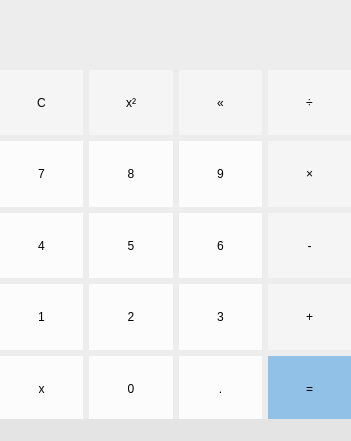
<?xml version="1.0" encoding="UTF-8"?>
<ui version="4.0">
 <class>MainWindow</class>
 <widget class="QMainWindow" name="MainWindow">
  <property name="geometry">
   <rect>
    <x>0</x>
    <y>0</y>
    <width>351</width>
    <height>441</height>
   </rect>
  </property>
  <property name="windowTitle">
   <string>MainWindow</string>
  </property>
  <property name="styleSheet">
   <string notr="true">QMainWindow{
	background-color: rgb(237,237,237);
}
</string>
  </property>
  <widget class="QWidget" name="centralwidget">
   <widget class="QWidget" name="gridLayoutWidget">
    <property name="geometry">
     <rect>
      <x>0</x>
      <y>70</y>
      <width>351</width>
      <height>351</height>
     </rect>
    </property>
    <property name="sizePolicy">
     <sizepolicy hsizetype="Minimum" vsizetype="Preferred">
      <horstretch>0</horstretch>
      <verstretch>0</verstretch>
     </sizepolicy>
    </property>
    <layout class="QGridLayout" name="gridLayout">
     <item row="2" column="1">
      <widget class="QPushButton" name="pushButton_4">
       <property name="sizePolicy">
        <sizepolicy hsizetype="Minimum" vsizetype="Preferred">
         <horstretch>0</horstretch>
         <verstretch>0</verstretch>
        </sizepolicy>
       </property>
       <property name="styleSheet">
        <string notr="true">QPushButton{
	background-color: rgb(252,252,252);
	width: 55px;
	height: 65px;
	font: 75 16pt &quot;MS Shell Dlg 2&quot;;
	border: none;
}
QPushButton:hover {
	background-color: rgb(219,219,219);
}
QPushButton:pressed{
	background-color: rgba(181, 178, 178, 0.8);
}</string>
       </property>
       <property name="text">
        <string>4</string>
       </property>
      </widget>
     </item>
     <item row="3" column="1">
      <widget class="QPushButton" name="pushButton_1">
       <property name="sizePolicy">
        <sizepolicy hsizetype="Minimum" vsizetype="Preferred">
         <horstretch>0</horstretch>
         <verstretch>0</verstretch>
        </sizepolicy>
       </property>
       <property name="styleSheet">
        <string notr="true">QPushButton{
	background-color: rgb(252,252,252);
	width: 55px;
	height: 65px;
	font: 75 16pt &quot;MS Shell Dlg 2&quot;;
	border: none;
}
QPushButton:hover {
	background-color: rgb(219,219,219);
}
QPushButton:pressed{
	background-color: rgba(181, 178, 178, 0.8);
}</string>
       </property>
       <property name="text">
        <string>1</string>
       </property>
      </widget>
     </item>
     <item row="0" column="2">
      <widget class="QPushButton" name="pushButton_16">
       <property name="sizePolicy">
        <sizepolicy hsizetype="Minimum" vsizetype="Preferred">
         <horstretch>0</horstretch>
         <verstretch>0</verstretch>
        </sizepolicy>
       </property>
       <property name="styleSheet">
        <string notr="true">QPushButton{
	background-color: rgb(245,245,245);
	width: 55px;
	height: 65px;
	font: 75 16pt &quot;MS Shell Dlg 2&quot;;
	border: none;
}
QPushButton:hover {
	background-color: rgb(219,219,219);
}
QPushButton:pressed{
	background-color: rgba(181, 178, 178, 0.8);
}</string>
       </property>
       <property name="text">
        <string>x²</string>
       </property>
      </widget>
     </item>
     <item row="1" column="2">
      <widget class="QPushButton" name="pushButton_8">
       <property name="sizePolicy">
        <sizepolicy hsizetype="Minimum" vsizetype="Preferred">
         <horstretch>0</horstretch>
         <verstretch>0</verstretch>
        </sizepolicy>
       </property>
       <property name="styleSheet">
        <string notr="true">QPushButton{
	background-color: rgb(252,252,252);
	width: 55px;
	height: 65px;
	font: 75 16pt &quot;MS Shell Dlg 2&quot;;
	border: none;
}
QPushButton:hover {
	background-color: rgb(219,219,219);
}
QPushButton:pressed{
	background-color: rgba(181, 178, 178, 0.8);
}</string>
       </property>
       <property name="text">
        <string>8</string>
       </property>
      </widget>
     </item>
     <item row="3" column="4">
      <widget class="QPushButton" name="pushButton_17">
       <property name="sizePolicy">
        <sizepolicy hsizetype="Minimum" vsizetype="Preferred">
         <horstretch>0</horstretch>
         <verstretch>0</verstretch>
        </sizepolicy>
       </property>
       <property name="styleSheet">
        <string notr="true">QPushButton{
	background-color: rgb(245,245,245);
	width: 55px;
	height: 65px;
	font: 75 16pt &quot;MS Shell Dlg 2&quot;;
	border: none;
}
QPushButton:hover {
	background-color: rgb(219,219,219);
}
QPushButton:pressed{
	background-color: rgba(181, 178, 178, 0.8);
}</string>
       </property>
       <property name="text">
        <string>+</string>
       </property>
      </widget>
     </item>
     <item row="1" column="3">
      <widget class="QPushButton" name="pushButton_9">
       <property name="sizePolicy">
        <sizepolicy hsizetype="Minimum" vsizetype="Preferred">
         <horstretch>0</horstretch>
         <verstretch>0</verstretch>
        </sizepolicy>
       </property>
       <property name="styleSheet">
        <string notr="true">QPushButton{
	background-color: rgb(252,252,252);
	width: 55px;
	height: 65px;
	font: 75 16pt &quot;MS Shell Dlg 2&quot;;
	border: none;
}
QPushButton:hover {
	background-color: rgb(219,219,219);
}
QPushButton:pressed{
	background-color: rgba(181, 178, 178, 0.8);
}</string>
       </property>
       <property name="text">
        <string>9</string>
       </property>
      </widget>
     </item>
     <item row="0" column="4">
      <widget class="QPushButton" name="pushButton_14">
       <property name="sizePolicy">
        <sizepolicy hsizetype="Minimum" vsizetype="Preferred">
         <horstretch>0</horstretch>
         <verstretch>0</verstretch>
        </sizepolicy>
       </property>
       <property name="styleSheet">
        <string notr="true">QPushButton{
	background-color: rgb(245,245,245);
	width: 55px;
	height: 65px;
	font: 75 16pt &quot;MS Shell Dlg 2&quot;;
	border: none;
}
QPushButton:hover {
	background-color: rgb(219,219,219);
}
QPushButton:pressed{
	background-color: rgba(181, 178, 178, 0.8);
}</string>
       </property>
       <property name="text">
        <string>÷</string>
       </property>
      </widget>
     </item>
     <item row="4" column="4">
      <widget class="QPushButton" name="pushButton_11">
       <property name="sizePolicy">
        <sizepolicy hsizetype="Minimum" vsizetype="Preferred">
         <horstretch>0</horstretch>
         <verstretch>0</verstretch>
        </sizepolicy>
       </property>
       <property name="styleSheet">
        <string notr="true">QPushButton{
	background-color: rgba(145,193,231, 1);
	width: 55px;
	height: 65px;
	font: 75 16pt &quot;MS Shell Dlg 2&quot;;
	border: none;
}
QPushButton:hover {
	background-color: rgb(71,155,221);
}
QPushButton:pressed{
	background-color: rgb(0,120,215);
}</string>
       </property>
       <property name="text">
        <string>=</string>
       </property>
      </widget>
     </item>
     <item row="2" column="4">
      <widget class="QPushButton" name="pushButton_10">
       <property name="sizePolicy">
        <sizepolicy hsizetype="Minimum" vsizetype="Preferred">
         <horstretch>0</horstretch>
         <verstretch>0</verstretch>
        </sizepolicy>
       </property>
       <property name="styleSheet">
        <string notr="true">QPushButton{
	background-color: rgb(245,245,245);
	width: 55px;
	height: 65px;
	font: 75 16pt &quot;MS Shell Dlg 2&quot;;
	border: none;
}
QPushButton:hover {
	background-color: rgb(219,219,219);
}
QPushButton:pressed{
	background-color: rgba(181, 178, 178, 0.8);
}</string>
       </property>
       <property name="text">
        <string>-</string>
       </property>
      </widget>
     </item>
     <item row="3" column="2">
      <widget class="QPushButton" name="pushButton_2">
       <property name="sizePolicy">
        <sizepolicy hsizetype="Minimum" vsizetype="Preferred">
         <horstretch>0</horstretch>
         <verstretch>0</verstretch>
        </sizepolicy>
       </property>
       <property name="styleSheet">
        <string notr="true">QPushButton{
	background-color: rgb(252,252,252);
	width: 55px;
	height: 65px;
	font: 75 16pt &quot;MS Shell Dlg 2&quot;;
	border: none;
}
QPushButton:hover {
	background-color: rgb(219,219,219);
}
QPushButton:pressed{
	background-color: rgba(181, 178, 178, 0.8);
}</string>
       </property>
       <property name="text">
        <string>2</string>
       </property>
      </widget>
     </item>
     <item row="1" column="1">
      <widget class="QPushButton" name="pushButton_7">
       <property name="sizePolicy">
        <sizepolicy hsizetype="Minimum" vsizetype="Preferred">
         <horstretch>0</horstretch>
         <verstretch>0</verstretch>
        </sizepolicy>
       </property>
       <property name="styleSheet">
        <string notr="true">QPushButton{
	background-color: rgb(252,252,252);
	width: 55px;
	height: 65px;
	font: 75 16pt &quot;MS Shell Dlg 2&quot;;
	border: none;
}
QPushButton:hover {
	background-color: rgb(219,219,219);
}
QPushButton:pressed{
	background-color: rgba(181, 178, 178, 0.8);
}</string>
       </property>
       <property name="text">
        <string>7</string>
       </property>
      </widget>
     </item>
     <item row="4" column="1">
      <widget class="QPushButton" name="pushButton_18">
       <property name="sizePolicy">
        <sizepolicy hsizetype="Minimum" vsizetype="Preferred">
         <horstretch>0</horstretch>
         <verstretch>0</verstretch>
        </sizepolicy>
       </property>
       <property name="styleSheet">
        <string notr="true">QPushButton{
	background-color: rgb(252,252,252);
	width: 55px;
	height: 65px;
	font: 75 16pt &quot;MS Shell Dlg 2&quot;;
	border: none;
}
QPushButton:hover {
	background-color: rgb(219,219,219);
}
QPushButton:pressed{
	background-color: rgba(181, 178, 178, 0.8);
}</string>
       </property>
       <property name="text">
        <string>x</string>
       </property>
      </widget>
     </item>
     <item row="0" column="3">
      <widget class="QPushButton" name="pushButton_13">
       <property name="sizePolicy">
        <sizepolicy hsizetype="Minimum" vsizetype="Preferred">
         <horstretch>0</horstretch>
         <verstretch>0</verstretch>
        </sizepolicy>
       </property>
       <property name="styleSheet">
        <string notr="true">QPushButton{
	background-color: rgb(245,245,245);
	width: 55px;
	height: 65px;
	font: 75 16pt &quot;MS Shell Dlg 2&quot;;
	border: none;
}
QPushButton:hover {
	background-color: rgb(219,219,219);
}
QPushButton:pressed{
	background-color: rgba(181, 178, 178, 0.8);
}</string>
       </property>
       <property name="text">
        <string>«</string>
       </property>
      </widget>
     </item>
     <item row="3" column="3">
      <widget class="QPushButton" name="pushButton_3">
       <property name="sizePolicy">
        <sizepolicy hsizetype="Minimum" vsizetype="Preferred">
         <horstretch>0</horstretch>
         <verstretch>0</verstretch>
        </sizepolicy>
       </property>
       <property name="styleSheet">
        <string notr="true">QPushButton{
	background-color: rgb(252,252,252);
	width: 55px;
	height: 65px;
	font: 75 16pt &quot;MS Shell Dlg 2&quot;;
	border: none;
}
QPushButton:hover {
	background-color: rgb(219,219,219);
}
QPushButton:pressed{
	background-color: rgba(181, 178, 178, 0.8);
}</string>
       </property>
       <property name="text">
        <string>3</string>
       </property>
      </widget>
     </item>
     <item row="2" column="3">
      <widget class="QPushButton" name="pushButton_6">
       <property name="sizePolicy">
        <sizepolicy hsizetype="Minimum" vsizetype="Preferred">
         <horstretch>0</horstretch>
         <verstretch>0</verstretch>
        </sizepolicy>
       </property>
       <property name="styleSheet">
        <string notr="true">QPushButton{
	background-color: rgb(252,252,252);
	width: 55px;
	height: 65px;
	font: 75 16pt &quot;MS Shell Dlg 2&quot;;
	border: none;
}
QPushButton:hover {
	background-color: rgb(219,219,219);
}
QPushButton:pressed{
	background-color: rgba(181, 178, 178, 0.8);
}</string>
       </property>
       <property name="text">
        <string>6</string>
       </property>
      </widget>
     </item>
     <item row="2" column="2">
      <widget class="QPushButton" name="pushButton_5">
       <property name="sizePolicy">
        <sizepolicy hsizetype="Minimum" vsizetype="Preferred">
         <horstretch>0</horstretch>
         <verstretch>0</verstretch>
        </sizepolicy>
       </property>
       <property name="styleSheet">
        <string notr="true">QPushButton{
	background-color: rgb(252,252,252);
	width: 55px;
	height: 65px;
	font: 75 16pt &quot;MS Shell Dlg 2&quot;;
	border: none;
}
QPushButton:hover {
	background-color: rgb(219,219,219);
}
QPushButton:pressed{
	background-color: rgba(181, 178, 178, 0.8);
}</string>
       </property>
       <property name="text">
        <string>5</string>
       </property>
      </widget>
     </item>
     <item row="1" column="4">
      <widget class="QPushButton" name="pushButton_12">
       <property name="sizePolicy">
        <sizepolicy hsizetype="Minimum" vsizetype="Preferred">
         <horstretch>0</horstretch>
         <verstretch>0</verstretch>
        </sizepolicy>
       </property>
       <property name="styleSheet">
        <string notr="true">QPushButton{
	background-color: rgb(245,245,245);
	width: 55px;
	height: 65px;
	font: 75 16pt &quot;MS Shell Dlg 2&quot;;
	border: none;
}
QPushButton:hover {
	background-color: rgb(219,219,219);
}
QPushButton:pressed{
	background-color: rgba(181, 178, 178, 0.8);
}</string>
       </property>
       <property name="text">
        <string>×</string>
       </property>
      </widget>
     </item>
     <item row="0" column="1">
      <widget class="QPushButton" name="pushButton_15">
       <property name="sizePolicy">
        <sizepolicy hsizetype="Minimum" vsizetype="Preferred">
         <horstretch>0</horstretch>
         <verstretch>0</verstretch>
        </sizepolicy>
       </property>
       <property name="styleSheet">
        <string notr="true">QPushButton{
	background-color: rgb(245,245,245);
	width: 55px;
	height: 65px;
	font: 75 16pt &quot;MS Shell Dlg 2&quot;;
	border: none;
}
QPushButton:hover {
	background-color: rgb(219,219,219);
}
QPushButton:pressed{
	background-color: rgba(181, 178, 178, 0.8);
}</string>
       </property>
       <property name="text">
        <string>C</string>
       </property>
      </widget>
     </item>
     <item row="4" column="2">
      <widget class="QPushButton" name="pushButton_0">
       <property name="sizePolicy">
        <sizepolicy hsizetype="Minimum" vsizetype="Preferred">
         <horstretch>0</horstretch>
         <verstretch>0</verstretch>
        </sizepolicy>
       </property>
       <property name="styleSheet">
        <string notr="true">QPushButton{
	background-color: rgb(252,252,252);
	width: 55px;
	height: 65px;
	font: 75 16pt &quot;MS Shell Dlg 2&quot;;
	border: none;
}
QPushButton:hover {
	background-color: rgb(219,219,219);
}
QPushButton:pressed{
	background-color: rgba(181, 178, 178, 0.8);
}</string>
       </property>
       <property name="text">
        <string>0</string>
       </property>
      </widget>
     </item>
     <item row="4" column="3">
      <widget class="QPushButton" name="pushButton_19">
       <property name="sizePolicy">
        <sizepolicy hsizetype="Minimum" vsizetype="Preferred">
         <horstretch>0</horstretch>
         <verstretch>0</verstretch>
        </sizepolicy>
       </property>
       <property name="styleSheet">
        <string notr="true">QPushButton{
	background-color: rgb(252,252,252);
	width: 55px;
	height: 65px;
	font: 75 16pt &quot;MS Shell Dlg 2&quot;;
	border: none;
}
QPushButton:hover {
	background-color: rgb(219,219,219);
}
QPushButton:pressed{
	background-color: rgba(181, 178, 178, 0.8);
}</string>
       </property>
       <property name="text">
        <string>.</string>
       </property>
      </widget>
     </item>
    </layout>
   </widget>
   <widget class="QLineEdit" name="lineEdit">
    <property name="geometry">
     <rect>
      <x>0</x>
      <y>0</y>
      <width>351</width>
      <height>61</height>
     </rect>
    </property>
    <property name="sizePolicy">
     <sizepolicy hsizetype="Minimum" vsizetype="Preferred">
      <horstretch>0</horstretch>
      <verstretch>0</verstretch>
     </sizepolicy>
    </property>
    <property name="styleSheet">
     <string notr="true">font: 75 22pt &quot;MS Shell Dlg 2&quot;;
background-color: rgb(237,237,237);
border: none;</string>
    </property>
   </widget>
  </widget>
  <widget class="QStatusBar" name="statusBar">
   <property name="styleSheet">
    <string notr="true">background-color: #E4E4E4;</string>
   </property>
  </widget>
  <action name="action">
   <property name="text">
    <string>Инженерный калькулятор</string>
   </property>
  </action>
  <action name="action_3">
   <property name="text">
    <string>Решение уравнений</string>
   </property>
  </action>
  <action name="action_2">
   <property name="text">
    <string>Обычный кальулятор</string>
   </property>
  </action>
 </widget>
 <resources/>
 <connections>
  <connection>
   <sender>pushButton_15</sender>
   <signal>clicked()</signal>
   <receiver>lineEdit</receiver>
   <slot>clear()</slot>
   <hints>
    <hint type="sourcelabel">
     <x>38</x>
     <y>121</y>
    </hint>
    <hint type="destinationlabel">
     <x>50</x>
     <y>68</y>
    </hint>
   </hints>
  </connection>
 </connections>
</ui>
